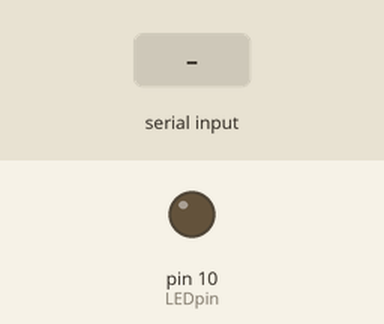
Bench run of a sketch on a simulated Arduino Uno, built with avr-gcc and run on an emulated ATmega328P. Shown: output pins drawn as LEDs (lit = HIGH). The inputs (shaded band) are chosen by the test bench.

Above: at 1.2 s.
1.3 s: "1" received over Serial
At 1.6 s:
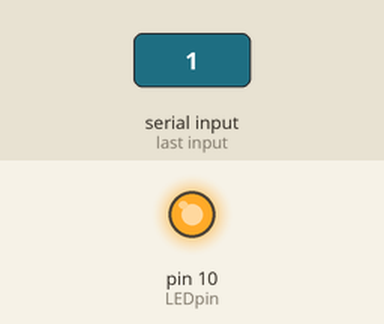
2.8 s: "0" received over Serial
At 3.9 s:
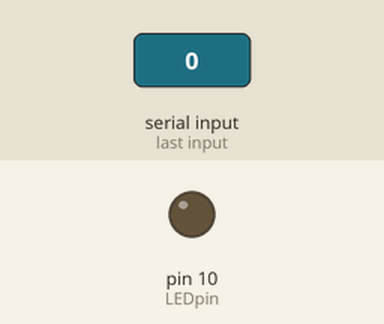
Timing chart, 0 to 5.8 s (numbered marks = the images above; inputs shaded):
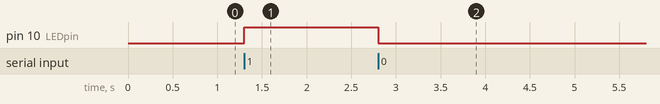

Measured:
- after the input at 1.3 s, pin 10 (LEDpin): LOW → HIGH at once
- after the input at 2.8 s, pin 10 (LEDpin): HIGH → LOW at once

The sketch:

led_zegbee.ino
```cpp
char Signal;
const int LEDpin = 10; // Assign the LED pin number

void setup() {
  pinMode(LEDpin, OUTPUT); // Set the digital pin connected to the LED as output
  Serial.begin(9600); // Start serial communication at 9600 baud
}

void loop() {
  Signal = Serial.read(); // Read the incoming signal

  if (Signal == '1') {
    digitalWrite(LEDpin, HIGH); // Turn on the LED
  } else if (Signal == '0') {
    digitalWrite(LEDpin, LOW); // Turn off the LED
  }
}
```
